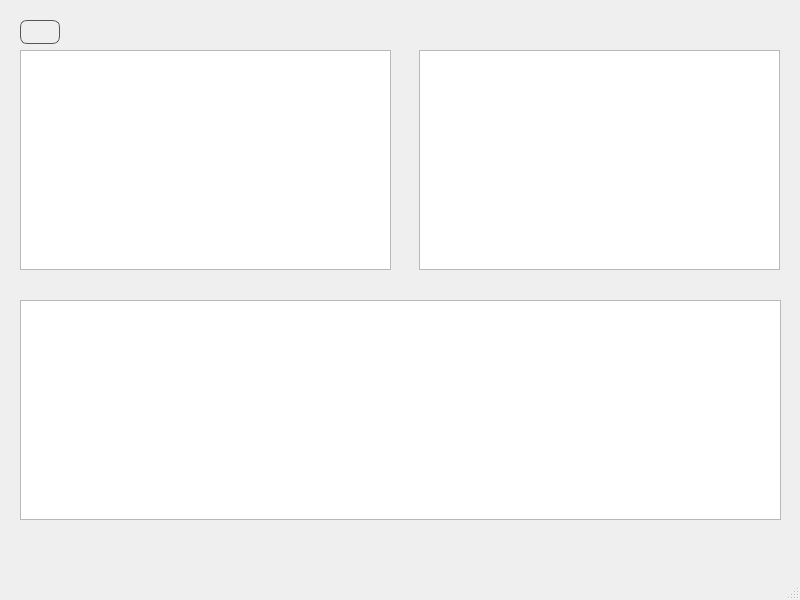
<?xml version="1.0" encoding="UTF-8"?>
<ui version="4.0">
 <class>MainWindow</class>
 <widget class="QMainWindow" name="MainWindow">
  <property name="geometry">
   <rect>
    <x>0</x>
    <y>0</y>
    <width>800</width>
    <height>600</height>
   </rect>
  </property>
  <property name="windowTitle">
   <string>MainWindow</string>
  </property>
  <widget class="QWidget" name="centralwidget">
   <widget class="QStackedWidget" name="stackedWidget">
    <property name="geometry">
     <rect>
      <x>0</x>
      <y>0</y>
      <width>800</width>
      <height>600</height>
     </rect>
    </property>
    <property name="currentIndex">
     <number>8</number>
    </property>
    <widget class="QWidget" name="Welcome">
     <widget class="QLabel" name="title">
      <property name="geometry">
       <rect>
        <x>70</x>
        <y>180</y>
        <width>670</width>
        <height>70</height>
       </rect>
      </property>
      <property name="font">
       <font>
        <family>Candara</family>
        <pointsize>42</pointsize>
        <bold>true</bold>
       </font>
      </property>
      <property name="styleSheet">
       <string notr="true">QLabel{
rgb(255, 0, 0)
}</string>
      </property>
      <property name="text">
       <string>Student Grade Managment</string>
      </property>
     </widget>
     <widget class="QLabel" name="logoPi">
      <property name="geometry">
       <rect>
        <x>260</x>
        <y>40</y>
        <width>250</width>
        <height>70</height>
       </rect>
      </property>
      <property name="text">
       <string/>
      </property>
      <property name="pixmap">
       <pixmap>../../qt/pilogo.png</pixmap>
      </property>
      <property name="scaledContents">
       <bool>true</bool>
      </property>
     </widget>
     <widget class="QPushButton" name="welcomeButton">
      <property name="geometry">
       <rect>
        <x>320</x>
        <y>340</y>
        <width>150</width>
        <height>40</height>
       </rect>
      </property>
      <property name="font">
       <font>
        <family>Terminal</family>
        <pointsize>14</pointsize>
        <bold>true</bold>
       </font>
      </property>
      <property name="styleSheet">
       <string notr="true">QPushButton{
border-radius: 7px;
border: 1px solid #555555;
}
QPushButton:hover { color: white; background-color: red; }</string>
      </property>
      <property name="text">
       <string>Welcome!</string>
      </property>
     </widget>
    </widget>
    <widget class="QWidget" name="Menu">
     <widget class="QPushButton" name="student">
      <property name="geometry">
       <rect>
        <x>90</x>
        <y>120</y>
        <width>171</width>
        <height>61</height>
       </rect>
      </property>
      <property name="font">
       <font>
        <pointsize>12</pointsize>
       </font>
      </property>
      <property name="styleSheet">
       <string notr="true">QPushButton{
border-radius: 7px;
border: 1px solid #555555;
}</string>
      </property>
      <property name="text">
       <string>Students</string>
      </property>
      <property name="iconSize">
       <size>
        <width>24</width>
        <height>24</height>
       </size>
      </property>
     </widget>
     <widget class="QPushButton" name="teacher">
      <property name="geometry">
       <rect>
        <x>490</x>
        <y>120</y>
        <width>171</width>
        <height>61</height>
       </rect>
      </property>
      <property name="font">
       <font>
        <pointsize>12</pointsize>
       </font>
      </property>
      <property name="styleSheet">
       <string notr="true">QPushButton{
border-radius: 7px;
border: 1px solid #555555;
}</string>
      </property>
      <property name="text">
       <string>Teachers</string>
      </property>
      <property name="iconSize">
       <size>
        <width>24</width>
        <height>24</height>
       </size>
      </property>
     </widget>
     <widget class="QPushButton" name="matiere">
      <property name="geometry">
       <rect>
        <x>90</x>
        <y>240</y>
        <width>171</width>
        <height>61</height>
       </rect>
      </property>
      <property name="font">
       <font>
        <pointsize>12</pointsize>
       </font>
      </property>
      <property name="styleSheet">
       <string notr="true">QPushButton{
border-radius: 7px;
border: 1px solid #555555;
}</string>
      </property>
      <property name="text">
       <string>Matiere</string>
      </property>
      <property name="iconSize">
       <size>
        <width>24</width>
        <height>24</height>
       </size>
      </property>
     </widget>
     <widget class="QPushButton" name="gm">
      <property name="geometry">
       <rect>
        <x>490</x>
        <y>240</y>
        <width>171</width>
        <height>61</height>
       </rect>
      </property>
      <property name="font">
       <font>
        <pointsize>12</pointsize>
       </font>
      </property>
      <property name="styleSheet">
       <string notr="true">QPushButton{
border-radius: 7px;
border: 1px solid #555555;
}</string>
      </property>
      <property name="text">
       <string>Groupe Module</string>
      </property>
      <property name="iconSize">
       <size>
        <width>24</width>
        <height>24</height>
       </size>
      </property>
     </widget>
     <widget class="QPushButton" name="groupe">
      <property name="geometry">
       <rect>
        <x>90</x>
        <y>340</y>
        <width>171</width>
        <height>61</height>
       </rect>
      </property>
      <property name="font">
       <font>
        <pointsize>12</pointsize>
       </font>
      </property>
      <property name="styleSheet">
       <string notr="true">QPushButton{
border-radius: 7px;
border: 1px solid #555555;
}</string>
      </property>
      <property name="text">
       <string>Groupe</string>
      </property>
      <property name="iconSize">
       <size>
        <width>24</width>
        <height>24</height>
       </size>
      </property>
     </widget>
     <widget class="QPushButton" name="note">
      <property name="geometry">
       <rect>
        <x>490</x>
        <y>340</y>
        <width>171</width>
        <height>61</height>
       </rect>
      </property>
      <property name="font">
       <font>
        <pointsize>12</pointsize>
       </font>
      </property>
      <property name="styleSheet">
       <string notr="true">QPushButton{
border-radius: 7px;
border: 1px solid #555555;
}</string>
      </property>
      <property name="text">
       <string>Note</string>
      </property>
      <property name="iconSize">
       <size>
        <width>24</width>
        <height>24</height>
       </size>
      </property>
     </widget>
     <widget class="QPushButton" name="pv">
      <property name="geometry">
       <rect>
        <x>290</x>
        <y>430</y>
        <width>171</width>
        <height>61</height>
       </rect>
      </property>
      <property name="font">
       <font>
        <pointsize>12</pointsize>
       </font>
      </property>
      <property name="styleSheet">
       <string notr="true">QPushButton{
border-radius: 7px;
border: 1px solid #555555;
}</string>
      </property>
      <property name="text">
       <string>PV</string>
      </property>
      <property name="iconSize">
       <size>
        <width>24</width>
        <height>24</height>
       </size>
      </property>
     </widget>
    </widget>
    <widget class="QWidget" name="Std_mgt">
     <widget class="QPushButton" name="addStudent">
      <property name="geometry">
       <rect>
        <x>520</x>
        <y>530</y>
        <width>120</width>
        <height>30</height>
       </rect>
      </property>
      <property name="styleSheet">
       <string notr="true">QPushButton{
border-radius: 7px;
border: 1px solid #555555;
}</string>
      </property>
      <property name="text">
       <string>Add Student</string>
      </property>
     </widget>
     <widget class="QLineEdit" name="searchBar">
      <property name="geometry">
       <rect>
        <x>580</x>
        <y>10</y>
        <width>210</width>
        <height>24</height>
       </rect>
      </property>
      <property name="styleSheet">
       <string notr="true">QLineEdit { padding-left: 20px; background-image: url(D:/Pi/CPP/qt/search.svg); background-position: left center; background-repeat: no-repeat; 
border-radius: 7px;
border: 1px solid #555555;
}</string>
      </property>
     </widget>
     <widget class="QPushButton" name="returnBack">
      <property name="geometry">
       <rect>
        <x>10</x>
        <y>10</y>
        <width>40</width>
        <height>24</height>
       </rect>
      </property>
      <property name="styleSheet">
       <string notr="true">QPushButton{
border-radius: 7px;
border: 1px solid #555555;
}</string>
      </property>
      <property name="text">
       <string/>
      </property>
      <property name="iconSize">
       <size>
        <width>20</width>
        <height>20</height>
       </size>
      </property>
     </widget>
     <widget class="QPushButton" name="modifyStudent">
      <property name="geometry">
       <rect>
        <x>649</x>
        <y>530</y>
        <width>141</width>
        <height>30</height>
       </rect>
      </property>
      <property name="styleSheet">
       <string notr="true">QPushButton{
border-radius: 7px;
border: 1px solid #555555;
}</string>
      </property>
      <property name="text">
       <string>Modify/Delete Student</string>
      </property>
     </widget>
     <widget class="QTableView" name="tableWidget">
      <property name="geometry">
       <rect>
        <x>10</x>
        <y>60</y>
        <width>780</width>
        <height>460</height>
       </rect>
      </property>
      <attribute name="verticalHeaderVisible">
       <bool>false</bool>
      </attribute>
     </widget>
    </widget>
    <widget class="QWidget" name="TeacherMgt">
     <widget class="QPushButton" name="addTeacher">
      <property name="geometry">
       <rect>
        <x>520</x>
        <y>530</y>
        <width>120</width>
        <height>30</height>
       </rect>
      </property>
      <property name="styleSheet">
       <string notr="true">QPushButton{
border-radius: 7px;
border: 1px solid #555555;
}</string>
      </property>
      <property name="text">
       <string>Add Teacher</string>
      </property>
     </widget>
     <widget class="QPushButton" name="modifyTeacher">
      <property name="geometry">
       <rect>
        <x>649</x>
        <y>530</y>
        <width>141</width>
        <height>30</height>
       </rect>
      </property>
      <property name="styleSheet">
       <string notr="true">QPushButton{
border-radius: 7px;
border: 1px solid #555555;
}</string>
      </property>
      <property name="text">
       <string>Modify/Delete Teacher</string>
      </property>
     </widget>
     <widget class="QWidget" name="layoutWidget">
      <property name="geometry">
       <rect>
        <x>10</x>
        <y>10</y>
        <width>784</width>
        <height>26</height>
       </rect>
      </property>
      <layout class="QHBoxLayout" name="horizontalLayout_3">
       <item>
        <widget class="QPushButton" name="returnBackProf">
         <property name="minimumSize">
          <size>
           <width>40</width>
           <height>24</height>
          </size>
         </property>
         <property name="maximumSize">
          <size>
           <width>40</width>
           <height>24</height>
          </size>
         </property>
         <property name="styleSheet">
          <string notr="true">QPushButton {
border-radius: 10px;
border: 1px solid #555555;
}</string>
         </property>
         <property name="text">
          <string/>
         </property>
        </widget>
       </item>
       <item>
        <widget class="QLabel" name="label_2">
         <property name="minimumSize">
          <size>
           <width>520</width>
           <height>0</height>
          </size>
         </property>
         <property name="text">
          <string/>
         </property>
        </widget>
       </item>
       <item>
        <widget class="QLineEdit" name="searchBarTeacher">
         <property name="minimumSize">
          <size>
           <width>210</width>
           <height>24</height>
          </size>
         </property>
         <property name="maximumSize">
          <size>
           <width>210</width>
           <height>24</height>
          </size>
         </property>
         <property name="styleSheet">
          <string notr="true">QLineEdit { padding-left: 20px; background-image: url(D:/Pi/CPP/qt/search.svg); background-position: left center; background-repeat: no-repeat; border-radius:10px;border: 1px solid #555555;}</string>
         </property>
        </widget>
       </item>
      </layout>
     </widget>
     <widget class="QTableView" name="tableWidgetTeacher">
      <property name="geometry">
       <rect>
        <x>10</x>
        <y>60</y>
        <width>780</width>
        <height>460</height>
       </rect>
      </property>
      <attribute name="verticalHeaderVisible">
       <bool>false</bool>
      </attribute>
     </widget>
    </widget>
    <widget class="QWidget" name="matMgt">
     <widget class="QWidget" name="layoutWidget">
      <property name="geometry">
       <rect>
        <x>10</x>
        <y>10</y>
        <width>784</width>
        <height>26</height>
       </rect>
      </property>
      <layout class="QHBoxLayout" name="horizontalLayout">
       <item>
        <widget class="QPushButton" name="returnBackMat">
         <property name="minimumSize">
          <size>
           <width>40</width>
           <height>24</height>
          </size>
         </property>
         <property name="maximumSize">
          <size>
           <width>40</width>
           <height>24</height>
          </size>
         </property>
         <property name="styleSheet">
          <string notr="true">QPushButton {
border-radius: 7px;
border: 1px solid #555555;
}</string>
         </property>
         <property name="text">
          <string/>
         </property>
         <property name="iconSize">
          <size>
           <width>20</width>
           <height>20</height>
          </size>
         </property>
        </widget>
       </item>
       <item>
        <widget class="QLabel" name="label">
         <property name="minimumSize">
          <size>
           <width>520</width>
           <height>0</height>
          </size>
         </property>
         <property name="text">
          <string/>
         </property>
        </widget>
       </item>
       <item>
        <widget class="QLineEdit" name="searchBarMat">
         <property name="minimumSize">
          <size>
           <width>210</width>
           <height>24</height>
          </size>
         </property>
         <property name="maximumSize">
          <size>
           <width>210</width>
           <height>24</height>
          </size>
         </property>
         <property name="styleSheet">
          <string notr="true">QLineEdit { 
padding-left: 20px;
background-image: url(D:/Pi/CPP/qt/search.svg);
background-position: left center;
background-repeat: no-repeat;
/*background-size: 10px 10px;*/
border-radius: 7px;
border: 1px solid #555555;
}</string>
         </property>
        </widget>
       </item>
      </layout>
     </widget>
     <widget class="QWidget" name="layoutWidget">
      <property name="geometry">
       <rect>
        <x>20</x>
        <y>530</y>
        <width>771</width>
        <height>32</height>
       </rect>
      </property>
      <layout class="QHBoxLayout" name="horizontalLayout_2">
       <item>
        <spacer name="horizontalSpacer">
         <property name="orientation">
          <enum>Qt::Horizontal</enum>
         </property>
         <property name="sizeHint" stdset="0">
          <size>
           <width>40</width>
           <height>20</height>
          </size>
         </property>
        </spacer>
       </item>
       <item>
        <widget class="QPushButton" name="addMat">
         <property name="minimumSize">
          <size>
           <width>120</width>
           <height>30</height>
          </size>
         </property>
         <property name="maximumSize">
          <size>
           <width>120</width>
           <height>30</height>
          </size>
         </property>
         <property name="styleSheet">
          <string notr="true">QPushButton {
border-radius: 7px;
border: 1px solid #555555;
}</string>
         </property>
         <property name="text">
          <string>Add Matiere</string>
         </property>
        </widget>
       </item>
       <item>
        <widget class="QPushButton" name="modifyMat">
         <property name="minimumSize">
          <size>
           <width>140</width>
           <height>30</height>
          </size>
         </property>
         <property name="maximumSize">
          <size>
           <width>140</width>
           <height>30</height>
          </size>
         </property>
         <property name="styleSheet">
          <string notr="true">QPushButton {
border-radius: 7px;
border: 1px solid #555555;
}</string>
         </property>
         <property name="text">
          <string>Modify/Delete Matiere</string>
         </property>
        </widget>
       </item>
      </layout>
     </widget>
     <widget class="QTableView" name="tableViewMat">
      <property name="geometry">
       <rect>
        <x>10</x>
        <y>50</y>
        <width>780</width>
        <height>460</height>
       </rect>
      </property>
      <property name="styleSheet">
       <string notr="true"/>
      </property>
      <attribute name="verticalHeaderVisible">
       <bool>false</bool>
      </attribute>
     </widget>
    </widget>
    <widget class="QWidget" name="GM_mgt">
     <widget class="QWidget" name="layoutWidget_7">
      <property name="geometry">
       <rect>
        <x>20</x>
        <y>530</y>
        <width>771</width>
        <height>32</height>
       </rect>
      </property>
      <layout class="QHBoxLayout" name="horizontalLayout_9">
       <item>
        <spacer name="horizontalSpacer_3">
         <property name="orientation">
          <enum>Qt::Horizontal</enum>
         </property>
         <property name="sizeHint" stdset="0">
          <size>
           <width>40</width>
           <height>20</height>
          </size>
         </property>
        </spacer>
       </item>
       <item>
        <widget class="QPushButton" name="addGM">
         <property name="minimumSize">
          <size>
           <width>150</width>
           <height>30</height>
          </size>
         </property>
         <property name="maximumSize">
          <size>
           <width>150</width>
           <height>30</height>
          </size>
         </property>
         <property name="styleSheet">
          <string notr="true">QPushButton {
border-radius: 7px;
border: 1px solid #555555;
}</string>
         </property>
         <property name="text">
          <string>Add/Modify Groupe M</string>
         </property>
        </widget>
       </item>
       <item>
        <widget class="QPushButton" name="modifyGM">
         <property name="minimumSize">
          <size>
           <width>180</width>
           <height>30</height>
          </size>
         </property>
         <property name="maximumSize">
          <size>
           <width>180</width>
           <height>30</height>
          </size>
         </property>
         <property name="styleSheet">
          <string notr="true">QPushButton {
border-radius: 7px;
border: 1px solid #555555;
}
QPushButton:hover { color: black; background-color: red; }</string>
         </property>
         <property name="text">
          <string>Delete Selected Groupe M</string>
         </property>
        </widget>
       </item>
      </layout>
     </widget>
     <widget class="QTableView" name="tableViewGM">
      <property name="geometry">
       <rect>
        <x>10</x>
        <y>50</y>
        <width>780</width>
        <height>460</height>
       </rect>
      </property>
      <property name="styleSheet">
       <string notr="true"/>
      </property>
      <attribute name="verticalHeaderVisible">
       <bool>false</bool>
      </attribute>
     </widget>
     <widget class="QWidget" name="layoutWidget_6">
      <property name="geometry">
       <rect>
        <x>10</x>
        <y>10</y>
        <width>784</width>
        <height>26</height>
       </rect>
      </property>
      <layout class="QHBoxLayout" name="horizontalLayout_8">
       <item>
        <widget class="QPushButton" name="returnBackGM">
         <property name="minimumSize">
          <size>
           <width>40</width>
           <height>24</height>
          </size>
         </property>
         <property name="maximumSize">
          <size>
           <width>40</width>
           <height>24</height>
          </size>
         </property>
         <property name="styleSheet">
          <string notr="true">QPushButton {
border-radius: 7px;
border: 1px solid #555555;
}</string>
         </property>
         <property name="text">
          <string/>
         </property>
         <property name="iconSize">
          <size>
           <width>20</width>
           <height>20</height>
          </size>
         </property>
        </widget>
       </item>
       <item>
        <widget class="QLabel" name="label_6">
         <property name="minimumSize">
          <size>
           <width>520</width>
           <height>0</height>
          </size>
         </property>
         <property name="text">
          <string/>
         </property>
        </widget>
       </item>
       <item>
        <widget class="QLineEdit" name="searchBarGM">
         <property name="minimumSize">
          <size>
           <width>210</width>
           <height>24</height>
          </size>
         </property>
         <property name="maximumSize">
          <size>
           <width>210</width>
           <height>24</height>
          </size>
         </property>
         <property name="styleSheet">
          <string notr="true">QLineEdit { 
padding-left: 20px;
background-image: url(D:/Pi/CPP/qt/search.svg);
background-position: left center;
background-repeat: no-repeat;
/*background-size: 10px 10px;*/
border-radius: 7px;
border: 1px solid #555555;
}</string>
         </property>
        </widget>
       </item>
      </layout>
     </widget>
     <widget class="QLineEdit" name="lineEdit">
      <property name="geometry">
       <rect>
        <x>190</x>
        <y>510</y>
        <width>61</width>
        <height>24</height>
       </rect>
      </property>
     </widget>
    </widget>
    <widget class="QWidget" name="GRP_mgt">
     <widget class="QTableView" name="tableViewGRP">
      <property name="geometry">
       <rect>
        <x>10</x>
        <y>320</y>
        <width>780</width>
        <height>210</height>
       </rect>
      </property>
      <property name="styleSheet">
       <string notr="true"/>
      </property>
      <attribute name="verticalHeaderVisible">
       <bool>false</bool>
      </attribute>
     </widget>
     <widget class="QWidget" name="layoutWidget_8">
      <property name="geometry">
       <rect>
        <x>10</x>
        <y>10</y>
        <width>784</width>
        <height>26</height>
       </rect>
      </property>
      <layout class="QHBoxLayout" name="horizontalLayout_12">
       <item>
        <widget class="QPushButton" name="returnBackGRP">
         <property name="minimumSize">
          <size>
           <width>40</width>
           <height>24</height>
          </size>
         </property>
         <property name="maximumSize">
          <size>
           <width>40</width>
           <height>24</height>
          </size>
         </property>
         <property name="styleSheet">
          <string notr="true">QPushButton {
border-radius: 7px;
border: 1px solid #555555;
}</string>
         </property>
         <property name="text">
          <string/>
         </property>
         <property name="iconSize">
          <size>
           <width>20</width>
           <height>20</height>
          </size>
         </property>
        </widget>
       </item>
       <item>
        <widget class="QLabel" name="label_8">
         <property name="minimumSize">
          <size>
           <width>520</width>
           <height>0</height>
          </size>
         </property>
         <property name="text">
          <string/>
         </property>
        </widget>
       </item>
       <item>
        <widget class="QLineEdit" name="searchBarGRP">
         <property name="minimumSize">
          <size>
           <width>210</width>
           <height>24</height>
          </size>
         </property>
         <property name="maximumSize">
          <size>
           <width>210</width>
           <height>24</height>
          </size>
         </property>
         <property name="styleSheet">
          <string notr="true">QLineEdit { 
padding-left: 20px;
background-image: url(D:/Pi/CPP/qt/search.svg);
background-position: left center;
background-repeat: no-repeat;
/*background-size: 10px 10px;*/
border-radius: 7px;
border: 1px solid #555555;
}</string>
         </property>
        </widget>
       </item>
      </layout>
     </widget>
     <widget class="QWidget" name="layoutWidget_9">
      <property name="geometry">
       <rect>
        <x>20</x>
        <y>540</y>
        <width>771</width>
        <height>32</height>
       </rect>
      </property>
      <layout class="QHBoxLayout" name="horizontalLayout_13">
       <item>
        <spacer name="horizontalSpacer_5">
         <property name="orientation">
          <enum>Qt::Horizontal</enum>
         </property>
         <property name="sizeHint" stdset="0">
          <size>
           <width>40</width>
           <height>20</height>
          </size>
         </property>
        </spacer>
       </item>
       <item>
        <widget class="QPushButton" name="addGRP">
         <property name="minimumSize">
          <size>
           <width>150</width>
           <height>30</height>
          </size>
         </property>
         <property name="maximumSize">
          <size>
           <width>150</width>
           <height>30</height>
          </size>
         </property>
         <property name="styleSheet">
          <string notr="true">QPushButton {
border-radius: 7px;
border: 1px solid #555555;
}</string>
         </property>
         <property name="text">
          <string>Add/Modify Groupe</string>
         </property>
        </widget>
       </item>
       <item>
        <widget class="QPushButton" name="modifyGRP">
         <property name="minimumSize">
          <size>
           <width>180</width>
           <height>30</height>
          </size>
         </property>
         <property name="maximumSize">
          <size>
           <width>180</width>
           <height>30</height>
          </size>
         </property>
         <property name="styleSheet">
          <string notr="true">QPushButton {
border-radius: 7px;
border: 1px solid #555555;
}
QPushButton:hover { color: black; background-color: red; }</string>
         </property>
         <property name="text">
          <string>Delete Selected Groupe</string>
         </property>
        </widget>
       </item>
      </layout>
     </widget>
     <widget class="QTableView" name="tableViewGRPGM">
      <property name="geometry">
       <rect>
        <x>10</x>
        <y>70</y>
        <width>380</width>
        <height>210</height>
       </rect>
      </property>
      <property name="styleSheet">
       <string notr="true"/>
      </property>
      <attribute name="verticalHeaderVisible">
       <bool>false</bool>
      </attribute>
     </widget>
     <widget class="QTableView" name="tableViewGRPETU">
      <property name="geometry">
       <rect>
        <x>410</x>
        <y>70</y>
        <width>380</width>
        <height>210</height>
       </rect>
      </property>
      <property name="styleSheet">
       <string notr="true"/>
      </property>
      <attribute name="verticalHeaderVisible">
       <bool>false</bool>
      </attribute>
     </widget>
     <widget class="QPushButton" name="deleteGRPGM">
      <property name="geometry">
       <rect>
        <x>20</x>
        <y>290</y>
        <width>191</width>
        <height>24</height>
       </rect>
      </property>
      <property name="styleSheet">
       <string notr="true">QPushButton{
border-radius: 7px;
border: 1px solid #555555;
}</string>
      </property>
      <property name="text">
       <string>Delete selected Groupe Module</string>
      </property>
     </widget>
     <widget class="QPushButton" name="deleteGRPETU">
      <property name="geometry">
       <rect>
        <x>420</x>
        <y>290</y>
        <width>191</width>
        <height>24</height>
       </rect>
      </property>
      <property name="styleSheet">
       <string notr="true">QPushButton{
border-radius: 7px;
border: 1px solid #555555;
}</string>
      </property>
      <property name="text">
       <string>Delete selected Student</string>
      </property>
     </widget>
     <widget class="QLineEdit" name="lineDeleteGM">
      <property name="geometry">
       <rect>
        <x>220</x>
        <y>280</y>
        <width>41</width>
        <height>24</height>
       </rect>
      </property>
     </widget>
     <widget class="QLineEdit" name="lineDeleteETU">
      <property name="geometry">
       <rect>
        <x>662</x>
        <y>280</y>
        <width>41</width>
        <height>24</height>
       </rect>
      </property>
     </widget>
     <widget class="QLineEdit" name="lineDeleteGRP">
      <property name="geometry">
       <rect>
        <x>160</x>
        <y>530</y>
        <width>81</width>
        <height>24</height>
       </rect>
      </property>
     </widget>
     <widget class="QLineEdit" name="lineDeleteGM_2">
      <property name="geometry">
       <rect>
        <x>270</x>
        <y>280</y>
        <width>41</width>
        <height>24</height>
       </rect>
      </property>
     </widget>
     <widget class="QLineEdit" name="lineDeleteETU_2">
      <property name="geometry">
       <rect>
        <x>710</x>
        <y>280</y>
        <width>41</width>
        <height>24</height>
       </rect>
      </property>
     </widget>
    </widget>
    <widget class="QWidget" name="Note_mgt">
     <widget class="QWidget" name="layoutWidget_10">
      <property name="geometry">
       <rect>
        <x>10</x>
        <y>10</y>
        <width>784</width>
        <height>26</height>
       </rect>
      </property>
      <layout class="QHBoxLayout" name="horizontalLayout_10">
       <item>
        <widget class="QPushButton" name="returnBackNote">
         <property name="minimumSize">
          <size>
           <width>40</width>
           <height>24</height>
          </size>
         </property>
         <property name="maximumSize">
          <size>
           <width>40</width>
           <height>24</height>
          </size>
         </property>
         <property name="styleSheet">
          <string notr="true">QPushButton {
border-radius: 7px;
border: 1px solid #555555;
}</string>
         </property>
         <property name="text">
          <string/>
         </property>
         <property name="iconSize">
          <size>
           <width>20</width>
           <height>20</height>
          </size>
         </property>
        </widget>
       </item>
       <item>
        <widget class="QLabel" name="label_7">
         <property name="minimumSize">
          <size>
           <width>520</width>
           <height>0</height>
          </size>
         </property>
         <property name="text">
          <string/>
         </property>
        </widget>
       </item>
       <item>
        <widget class="QLineEdit" name="searchBarNote">
         <property name="minimumSize">
          <size>
           <width>210</width>
           <height>24</height>
          </size>
         </property>
         <property name="maximumSize">
          <size>
           <width>210</width>
           <height>24</height>
          </size>
         </property>
         <property name="styleSheet">
          <string notr="true">QLineEdit { 
padding-left: 20px;
background-image: url(D:/Pi/CPP/qt/search.svg);
background-position: left center;
background-repeat: no-repeat;
/*background-size: 10px 10px;*/
border-radius: 7px;
border: 1px solid #555555;
}</string>
         </property>
        </widget>
       </item>
      </layout>
     </widget>
     <widget class="QWidget" name="layoutWidget_11">
      <property name="geometry">
       <rect>
        <x>20</x>
        <y>530</y>
        <width>771</width>
        <height>32</height>
       </rect>
      </property>
      <layout class="QHBoxLayout" name="horizontalLayout_11">
       <item>
        <spacer name="horizontalSpacer_4">
         <property name="orientation">
          <enum>Qt::Horizontal</enum>
         </property>
         <property name="sizeHint" stdset="0">
          <size>
           <width>40</width>
           <height>20</height>
          </size>
         </property>
        </spacer>
       </item>
       <item>
        <widget class="QPushButton" name="addNote">
         <property name="minimumSize">
          <size>
           <width>150</width>
           <height>30</height>
          </size>
         </property>
         <property name="maximumSize">
          <size>
           <width>150</width>
           <height>30</height>
          </size>
         </property>
         <property name="styleSheet">
          <string notr="true">QPushButton {
border-radius: 7px;
border: 1px solid #555555;
}</string>
         </property>
         <property name="text">
          <string>Add Note</string>
         </property>
        </widget>
       </item>
       <item>
        <widget class="QPushButton" name="modifyNote">
         <property name="minimumSize">
          <size>
           <width>180</width>
           <height>30</height>
          </size>
         </property>
         <property name="maximumSize">
          <size>
           <width>180</width>
           <height>30</height>
          </size>
         </property>
         <property name="styleSheet">
          <string notr="true">QPushButton {
border-radius: 7px;
border: 1px solid #555555;
}</string>
         </property>
         <property name="text">
          <string>Modify/Delete Note</string>
         </property>
        </widget>
       </item>
      </layout>
     </widget>
     <widget class="QTableView" name="tableViewNote">
      <property name="geometry">
       <rect>
        <x>10</x>
        <y>50</y>
        <width>780</width>
        <height>460</height>
       </rect>
      </property>
      <property name="styleSheet">
       <string notr="true"/>
      </property>
      <attribute name="verticalHeaderVisible">
       <bool>false</bool>
      </attribute>
     </widget>
    </widget>
    <widget class="QWidget" name="PV">
     <widget class="QTableView" name="MoyMat">
      <property name="geometry">
       <rect>
        <x>20</x>
        <y>50</y>
        <width>371</width>
        <height>220</height>
       </rect>
      </property>
      <attribute name="verticalHeaderVisible">
       <bool>false</bool>
      </attribute>
     </widget>
     <widget class="QPushButton" name="returnBackPV">
      <property name="geometry">
       <rect>
        <x>20</x>
        <y>20</y>
        <width>40</width>
        <height>24</height>
       </rect>
      </property>
      <property name="minimumSize">
       <size>
        <width>40</width>
        <height>24</height>
       </size>
      </property>
      <property name="maximumSize">
       <size>
        <width>40</width>
        <height>24</height>
       </size>
      </property>
      <property name="styleSheet">
       <string notr="true">QPushButton {
border-radius: 7px;
border: 1px solid #555555;
}</string>
      </property>
      <property name="text">
       <string/>
      </property>
      <property name="iconSize">
       <size>
        <width>20</width>
        <height>20</height>
       </size>
      </property>
     </widget>
     <widget class="QTableView" name="MoyGM">
      <property name="geometry">
       <rect>
        <x>419</x>
        <y>50</y>
        <width>361</width>
        <height>220</height>
       </rect>
      </property>
      <attribute name="verticalHeaderVisible">
       <bool>false</bool>
      </attribute>
     </widget>
     <widget class="QTableView" name="MoyG">
      <property name="geometry">
       <rect>
        <x>20</x>
        <y>300</y>
        <width>761</width>
        <height>220</height>
       </rect>
      </property>
      <attribute name="verticalHeaderVisible">
       <bool>false</bool>
      </attribute>
     </widget>
    </widget>
   </widget>
  </widget>
  <widget class="QMenuBar" name="menubar">
   <property name="geometry">
    <rect>
     <x>0</x>
     <y>0</y>
     <width>800</width>
     <height>21</height>
    </rect>
   </property>
  </widget>
  <widget class="QStatusBar" name="statusbar"/>
 </widget>
 <resources/>
 <connections/>
</ui>
